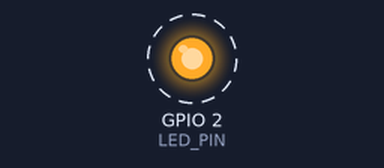
The program below on a simulated ESP32-S3. Parts: output pins drawn as LEDs (lit = HIGH). Dashed ring = blinking.

Above: at 0.05 s.
Timing chart, 0 to 3.0 s (numbered marks = the images above):
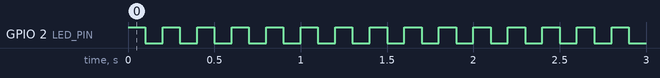

Measured:
- by itself, GPIO 2 (LED_PIN): alternates HIGH for 0.10 s and LOW for 0.10 s

The program:

main.cpp
```cpp
#include <Arduino.h>

#define LED_PIN 2
void setup() {
  pinMode(LED_PIN,OUTPUT);
}

void loop() {
  digitalWrite(LED_PIN,HIGH);
  delay(100);
  digitalWrite(LED_PIN,LOW);
  delay(100);
}
```
